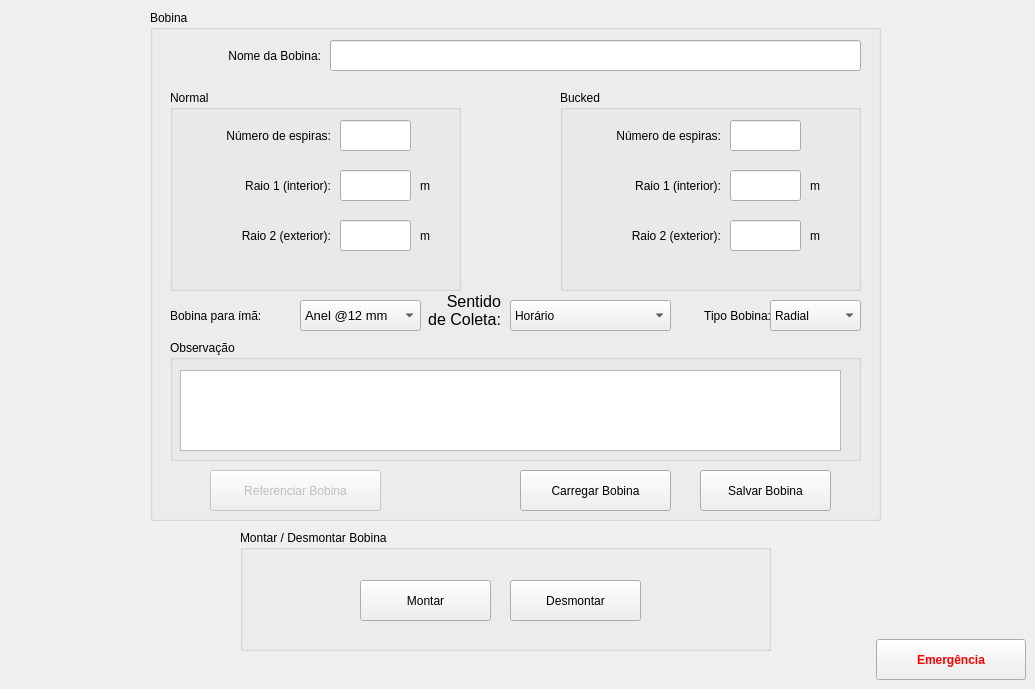
    <widget class="QWidget" name="tab_6">
     <attribute name="icon">
      <iconset>
       <normaloff>imagens/Bobina_3.PNG</normaloff>imagens/Bobina_3.PNG</iconset>
     </attribute>
     <attribute name="title">
      <string>Bobina</string>
     </attribute>
     <widget class="QGroupBox" name="groupBox_15">
      <property name="geometry">
       <rect>
        <x>150</x>
        <y>10</y>
        <width>731</width>
        <height>511</height>
       </rect>
      </property>
      <property name="title">
       <string>Bobina</string>
      </property>
      <widget class="QGroupBox" name="groupBox_14">
       <property name="geometry">
        <rect>
         <x>410</x>
         <y>80</y>
         <width>301</width>
         <height>201</height>
        </rect>
       </property>
       <property name="title">
        <string>Bucked</string>
       </property>
       <widget class="QLineEdit" name="nespirasb">
        <property name="geometry">
         <rect>
          <x>170</x>
          <y>30</y>
          <width>71</width>
          <height>31</height>
         </rect>
        </property>
       </widget>
       <widget class="QLineEdit" name="raio1b">
        <property name="geometry">
         <rect>
          <x>170</x>
          <y>80</y>
          <width>71</width>
          <height>31</height>
         </rect>
        </property>
        <property name="text">
         <string/>
        </property>
       </widget>
       <widget class="QLineEdit" name="raio2b">
        <property name="geometry">
         <rect>
          <x>170</x>
          <y>130</y>
          <width>71</width>
          <height>31</height>
         </rect>
        </property>
       </widget>
       <widget class="QLabel" name="label_80">
        <property name="geometry">
         <rect>
          <x>20</x>
          <y>30</y>
          <width>141</width>
          <height>31</height>
         </rect>
        </property>
        <property name="text">
         <string>Número de espiras:</string>
        </property>
        <property name="alignment">
         <set>Qt::AlignRight|Qt::AlignTrailing|Qt::AlignVCenter</set>
        </property>
       </widget>
       <widget class="QLabel" name="label_83">
        <property name="geometry">
         <rect>
          <x>250</x>
          <y>80</y>
          <width>21</width>
          <height>31</height>
         </rect>
        </property>
        <property name="text">
         <string>m</string>
        </property>
       </widget>
       <widget class="QLabel" name="label_84">
        <property name="geometry">
         <rect>
          <x>250</x>
          <y>130</y>
          <width>21</width>
          <height>31</height>
         </rect>
        </property>
        <property name="text">
         <string>m</string>
        </property>
       </widget>
       <widget class="QLabel" name="label_87">
        <property name="geometry">
         <rect>
          <x>20</x>
          <y>130</y>
          <width>141</width>
          <height>31</height>
         </rect>
        </property>
        <property name="text">
         <string>Raio 2 (exterior):</string>
        </property>
        <property name="alignment">
         <set>Qt::AlignRight|Qt::AlignTrailing|Qt::AlignVCenter</set>
        </property>
       </widget>
       <widget class="QLabel" name="label_86">
        <property name="geometry">
         <rect>
          <x>20</x>
          <y>80</y>
          <width>141</width>
          <height>31</height>
         </rect>
        </property>
        <property name="text">
         <string>Raio 1 (interior):</string>
        </property>
        <property name="alignment">
         <set>Qt::AlignRight|Qt::AlignTrailing|Qt::AlignVCenter</set>
        </property>
       </widget>
      </widget>
      <widget class="QGroupBox" name="groupBox_13">
       <property name="geometry">
        <rect>
         <x>20</x>
         <y>80</y>
         <width>291</width>
         <height>201</height>
        </rect>
       </property>
       <property name="title">
        <string>Normal</string>
       </property>
       <widget class="QLineEdit" name="nespiras">
        <property name="geometry">
         <rect>
          <x>170</x>
          <y>30</y>
          <width>71</width>
          <height>31</height>
         </rect>
        </property>
       </widget>
       <widget class="QLineEdit" name="raio1">
        <property name="geometry">
         <rect>
          <x>170</x>
          <y>80</y>
          <width>71</width>
          <height>31</height>
         </rect>
        </property>
        <property name="text">
         <string/>
        </property>
       </widget>
       <widget class="QLineEdit" name="raio2">
        <property name="geometry">
         <rect>
          <x>170</x>
          <y>130</y>
          <width>71</width>
          <height>31</height>
         </rect>
        </property>
       </widget>
       <widget class="QLabel" name="label_75">
        <property name="geometry">
         <rect>
          <x>20</x>
          <y>30</y>
          <width>141</width>
          <height>31</height>
         </rect>
        </property>
        <property name="text">
         <string>Número de espiras:</string>
        </property>
        <property name="alignment">
         <set>Qt::AlignRight|Qt::AlignTrailing|Qt::AlignVCenter</set>
        </property>
       </widget>
       <widget class="QLabel" name="label_76">
        <property name="geometry">
         <rect>
          <x>20</x>
          <y>80</y>
          <width>141</width>
          <height>31</height>
         </rect>
        </property>
        <property name="text">
         <string>Raio 1 (interior):</string>
        </property>
        <property name="alignment">
         <set>Qt::AlignRight|Qt::AlignTrailing|Qt::AlignVCenter</set>
        </property>
       </widget>
       <widget class="QLabel" name="label_77">
        <property name="geometry">
         <rect>
          <x>20</x>
          <y>130</y>
          <width>141</width>
          <height>31</height>
         </rect>
        </property>
        <property name="text">
         <string>Raio 2 (exterior):</string>
        </property>
        <property name="alignment">
         <set>Qt::AlignRight|Qt::AlignTrailing|Qt::AlignVCenter</set>
        </property>
       </widget>
       <widget class="QLabel" name="label_78">
        <property name="geometry">
         <rect>
          <x>250</x>
          <y>80</y>
          <width>21</width>
          <height>31</height>
         </rect>
        </property>
        <property name="text">
         <string>m</string>
        </property>
       </widget>
       <widget class="QLabel" name="label_79">
        <property name="geometry">
         <rect>
          <x>250</x>
          <y>130</y>
          <width>21</width>
          <height>31</height>
         </rect>
        </property>
        <property name="text">
         <string>m</string>
        </property>
       </widget>
      </widget>
      <widget class="QPushButton" name="BobinaS">
       <property name="geometry">
        <rect>
         <x>550</x>
         <y>460</y>
         <width>131</width>
         <height>41</height>
        </rect>
       </property>
       <property name="text">
        <string>Salvar Bobina</string>
       </property>
       <property name="icon">
        <iconset>
         <normaloff>imagens/save.png</normaloff>imagens/save.png</iconset>
       </property>
      </widget>
      <widget class="QPushButton" name="BobinaL">
       <property name="geometry">
        <rect>
         <x>370</x>
         <y>460</y>
         <width>151</width>
         <height>41</height>
        </rect>
       </property>
       <property name="text">
        <string>Carregar Bobina</string>
       </property>
       <property name="icon">
        <iconset>
         <normaloff>imagens/1351621523_Download.png</normaloff>imagens/1351621523_Download.png</iconset>
       </property>
      </widget>
      <widget class="QLineEdit" name="BobinaNome">
       <property name="geometry">
        <rect>
         <x>180</x>
         <y>30</y>
         <width>531</width>
         <height>31</height>
        </rect>
       </property>
      </widget>
      <widget class="QLabel" name="label_85">
       <property name="geometry">
        <rect>
         <x>40</x>
         <y>30</y>
         <width>131</width>
         <height>31</height>
        </rect>
       </property>
       <property name="text">
        <string>Nome da Bobina:</string>
       </property>
       <property name="alignment">
        <set>Qt::AlignRight|Qt::AlignTrailing|Qt::AlignVCenter</set>
       </property>
      </widget>
      <widget class="QLabel" name="label_34">
       <property name="geometry">
        <rect>
         <x>270</x>
         <y>280</y>
         <width>81</width>
         <height>41</height>
        </rect>
       </property>
       <property name="font">
        <font>
         <pointsize>12</pointsize>
        </font>
       </property>
       <property name="text">
        <string>Sentido 
 de Coleta:</string>
       </property>
       <property name="alignment">
        <set>Qt::AlignRight|Qt::AlignTrailing|Qt::AlignVCenter</set>
       </property>
      </widget>
      <widget class="QComboBox" name="sentido_2">
       <property name="geometry">
        <rect>
         <x>360</x>
         <y>290</y>
         <width>161</width>
         <height>31</height>
        </rect>
       </property>
       <item>
        <property name="text">
         <string>Horário</string>
        </property>
       </item>
       <item>
        <property name="text">
         <string>Anti-horário</string>
        </property>
       </item>
       <item>
        <property name="text">
         <string>Horário e Anti-horário</string>
        </property>
       </item>
      </widget>
      <widget class="QComboBox" name="tipo_bobina">
       <property name="geometry">
        <rect>
         <x>620</x>
         <y>290</y>
         <width>91</width>
         <height>31</height>
        </rect>
       </property>
       <item>
        <property name="text">
         <string>Radial</string>
        </property>
       </item>
       <item>
        <property name="text">
         <string>Tangêncial</string>
        </property>
       </item>
      </widget>
      <widget class="QLabel" name="label_53">
       <property name="geometry">
        <rect>
         <x>520</x>
         <y>290</y>
         <width>101</width>
         <height>31</height>
        </rect>
       </property>
       <property name="text">
        <string>Tipo Bobina:</string>
       </property>
       <property name="alignment">
        <set>Qt::AlignRight|Qt::AlignTrailing|Qt::AlignVCenter</set>
       </property>
      </widget>
      <widget class="QGroupBox" name="groupBox_29">
       <property name="geometry">
        <rect>
         <x>20</x>
         <y>330</y>
         <width>691</width>
         <height>121</height>
        </rect>
       </property>
       <property name="title">
        <string>Observação</string>
       </property>
       <widget class="QTextEdit" name="observacao_bobina">
        <property name="geometry">
         <rect>
          <x>10</x>
          <y>30</y>
          <width>661</width>
          <height>81</height>
         </rect>
        </property>
       </widget>
      </widget>
      <widget class="QPushButton" name="Referenciar_Bobina">
       <property name="enabled">
        <bool>false</bool>
       </property>
       <property name="geometry">
        <rect>
         <x>60</x>
         <y>460</y>
         <width>171</width>
         <height>41</height>
        </rect>
       </property>
       <property name="text">
        <string>Referenciar Bobina</string>
       </property>
       <property name="icon">
        <iconset>
         <normaloff>../../.designer/backup/imagens/Referenciar.png</normaloff>../../.designer/backup/imagens/Referenciar.png</iconset>
       </property>
       <property name="iconSize">
        <size>
         <width>20</width>
         <height>20</height>
        </size>
       </property>
      </widget>
      <widget class="QLabel" name="label_175">
       <property name="geometry">
        <rect>
         <x>20</x>
         <y>290</y>
         <width>121</width>
         <height>31</height>
        </rect>
       </property>
       <property name="text">
        <string>Bobina para ímã:</string>
       </property>
      </widget>
      <widget class="QComboBox" name="ima_bobina">
       <property name="geometry">
        <rect>
         <x>150</x>
         <y>290</y>
         <width>121</width>
         <height>31</height>
        </rect>
       </property>
       <property name="font">
        <font>
         <pointsize>10</pointsize>
        </font>
       </property>
       <property name="currentIndex">
        <number>1</number>
       </property>
       <item>
        <property name="text">
         <string>Booster @17.5 mm</string>
        </property>
       </item>
       <item>
        <property name="text">
         <string>Anel @12 mm</string>
        </property>
       </item>
      </widget>
     </widget>
     <widget class="QGroupBox" name="groupBox_9">
      <property name="geometry">
       <rect>
        <x>240</x>
        <y>530</y>
        <width>531</width>
        <height>121</height>
       </rect>
      </property>
      <property name="title">
       <string>Montar / Desmontar Bobina</string>
      </property>
      <widget class="QPushButton" name="montar">
       <property name="geometry">
        <rect>
         <x>120</x>
         <y>50</y>
         <width>131</width>
         <height>41</height>
        </rect>
       </property>
       <property name="text">
        <string>Montar</string>
       </property>
      </widget>
      <widget class="QPushButton" name="desmontar">
       <property name="geometry">
        <rect>
         <x>270</x>
         <y>50</y>
         <width>131</width>
         <height>41</height>
        </rect>
       </property>
       <property name="text">
        <string>Desmontar</string>
       </property>
      </widget>
     </widget>
     <widget class="QPushButton" name="Emergencia_6">
      <property name="geometry">
       <rect>
        <x>876</x>
        <y>639</y>
        <width>150</width>
        <height>41</height>
       </rect>
      </property>
      <property name="palette">
       <palette>
        <active>
         <colorrole role="ButtonText">
          <brush brushstyle="SolidPattern">
           <color alpha="255">
            <red>255</red>
            <green>0</green>
            <blue>0</blue>
           </color>
          </brush>
         </colorrole>
        </active>
        <inactive>
         <colorrole role="ButtonText">
          <brush brushstyle="SolidPattern">
           <color alpha="255">
            <red>255</red>
            <green>0</green>
            <blue>0</blue>
           </color>
          </brush>
         </colorrole>
        </inactive>
        <disabled>
         <colorrole role="ButtonText">
          <brush brushstyle="SolidPattern">
           <color alpha="255">
            <red>120</red>
            <green>120</green>
            <blue>120</blue>
           </color>
          </brush>
         </colorrole>
        </disabled>
       </palette>
      </property>
      <property name="font">
       <font>
        <weight>75</weight>
        <bold>true</bold>
       </font>
      </property>
      <property name="text">
       <string>Emergência</string>
      </property>
      <property name="icon">
       <iconset>
        <normaloff>imagens/emergency_icon_01.png</normaloff>imagens/emergency_icon_01.png</iconset>
      </property>
      <property name="iconSize">
       <size>
        <width>35</width>
        <height>35</height>
       </size>
      </property>
     </widget>
    </widget>
